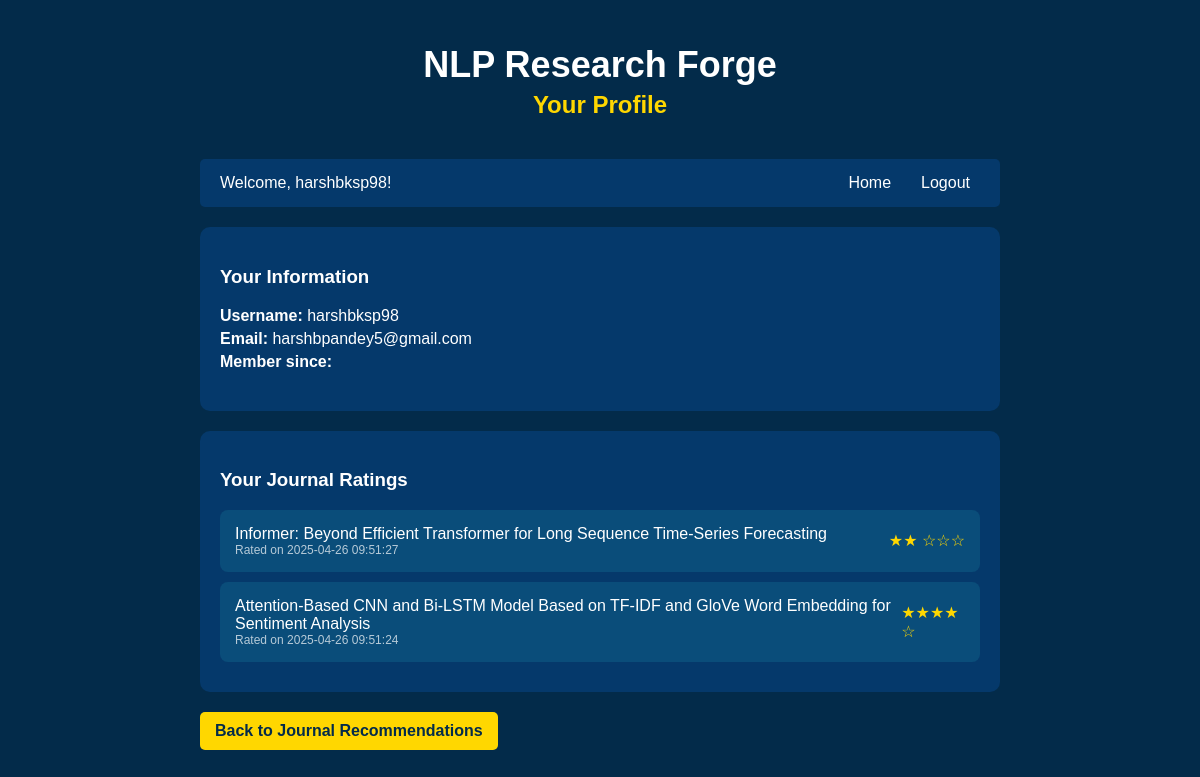
Screenshot of /profile (signed in) with the database file from the repository.
### tables this page shows
CREATE TABLE users (
        id INTEGER PRIMARY KEY AUTOINCREMENT,
        username TEXT UNIQUE NOT NULL,
        email TEXT UNIQUE NOT NULL,
        password_hash TEXT NOT NULL,
        created_at TIMESTAMP DEFAULT CURRENT_TIMESTAMP
    );

CREATE TABLE ratings (
        id INTEGER PRIMARY KEY AUTOINCREMENT,
        user_id INTEGER NOT NULL,
        journal_name TEXT NOT NULL,
        rating INTEGER NOT NULL,
        created_at TIMESTAMP DEFAULT CURRENT_TIMESTAMP,
        FOREIGN KEY (user_id) REFERENCES users (id)
    );

### app.py (the view)
@app.route('/profile')
@login_required
def profile():
    user = current_user
    ratings = get_user_ratings(user.id)
    return render_template('profile.html', user=user, ratings=ratings)

### app.py (called while the page is built)
def get_db_connection():
    conn = sqlite3.connect('journal_recommender.db')
    conn.row_factory = sqlite3.Row
    return conn

@login_manager.user_loader
def load_user(user_id):
    conn = get_db_connection()
    cursor = conn.cursor()
    cursor.execute("SELECT id, username, email FROM users WHERE id = ?", (user_id,))
    user_data = cursor.fetchone()
    conn.close()
    if user_data:
        return User(user_data['id'], user_data['username'], user_data['email'])
    return None

def get_user_ratings(user_id):
    conn = get_db_connection()
    cursor = conn.cursor()
    cursor.execute(
        "SELECT journal_name, rating, created_at FROM ratings WHERE user_id = ? ORDER BY created_at DESC",
        (user_id,)
    )
    ratings = cursor.fetchall()
    conn.close()
    return ratings

### templates/profile.html (shortened to what this page needs)
<!DOCTYPE html>
<html lang="en">
<head>
</head>
<body>
    <header>
        <h1>NLP Research Forge</h1>
        <h2>Your Profile</h2>
    </header>
    <div class="nav-bar">
        <div class="user-welcome">Welcome, {{ user.username }}!</div>
        <div class="nav-links">
            <a href="{{ url_for('index') }}" class="nav-link">Home</a>
            <a href="{{ url_for('logout') }}" class="nav-link">Logout</a>
        </div>
    </div>
    <div class="profile-section">
        <h3>Your Information</h3>
        <div class="user-info">
            <p><strong>Username:</strong> {{ user.username }}</p>
            <p><strong>Email:</strong> {{ user.email }}</p>
            <p><strong>Member since:</strong> {{ user.created_at }}</p>
        </div>
    </div>
    <div class="ratings-section">
        <h3>Your Journal Ratings</h3>
        {% if ratings %}
            {% for rating in ratings %}
                <div class="rating-item">
                    <div>
                        <div>{{ rating.journal_name }}</div>
                        <div class="timestamp">Rated on {{ rating.created_at }}</div>
                    </div>
                    <div class="stars">
                        {% for i in range(rating.rating) %}★{% endfor %}
                        {% for i in range(5 - rating.rating) %}☆{% endfor %}
                    </div>
                </div>
            {% endfor %}
        {% else %}
            <p>You haven't rated any journals yet.</p>
        {% endif %}
    </div>
    <a href="{{ url_for('index') }}" class="back-button">Back to Journal Recommendations</a>
</body>
</html>

### templates/profile.html (style rules this page uses)
body { font-family: 'Arial', sans-serif; background-color: #032b4a; color: white; max-width: 800px; margin: 0 auto; padding: 20px; }
header { text-align: center; margin-bottom: 40px; }
h1 { color: white; font-size: 36px; margin-bottom: 5px; }
h2 { color: #ffd700; margin-top: 0; }
.profile-section { background-color: #05396b; padding: 20px; border-radius: 10px; margin-bottom: 20px; }
.ratings-section { background-color: #05396b; padding: 20px; border-radius: 10px; }
.rating-item { background-color: #0a4d7a; padding: 15px; margin-bottom: 10px; border-radius: 8px; display: flex; justify-content: space-between; align-items: center; }
.stars { color: #ffd700; }
.back-button { background-color: #ffd700; color: #032b4a; border: none; padding: 10px 15px; border-radius: 5px; font-weight: bold; cursor: pointer; text-decoration: none; display: inline-block; margin-top: 20px; }
.nav-bar { display: flex; justify-content: space-between; align-items: center; margin-bottom: 20px; background-color: #05396b; padding: 10px 20px; border-radius: 5px; }
.nav-links { display: flex; gap: 10px; }
.nav-link { color: white; text-decoration: none; padding: 5px 10px; border-radius: 3px; transition: background-color 0.3s; }
.user-info { margin-bottom: 20px; }
.user-info p { margin: 5px 0; }
.timestamp { font-size: 12px; color: rgba(255, 255, 255, 0.7); }

### rows the page displays
users: username "harshbksp98", email "harshbpandey5@gmail.com"
ratings: journal_name "Informer: Beyond Efficient Transformer for Long Sequence Time-Series Forecasting", created_at "2025-04-26 09:51:27", rating 2 (drawn)
ratings: journal_name "Attention-Based CNN and Bi-LSTM Model Based on TF-IDF and GloVe Word Embedding for Sentiment Analysis", created_at "2025-04-26 09:51:24"
